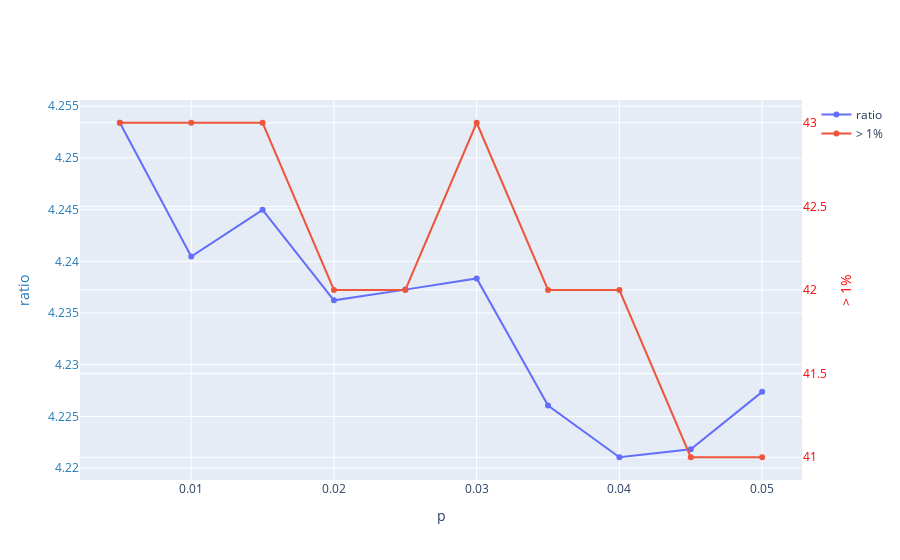

The notebook cell saved with this chart:
### Code cell
fig = go.Figure()
#k = 8, pop size 100
fig.add_trace(go.Scatter(x=df_p['p'], y=df_p['ratio'], name="ratio", yaxis="y1"))
fig.add_trace(go.Scatter(x=df_p['p'], y=df_p['> 1%'], name="> 1%", yaxis="y2"))
fig.update_layout(
    xaxis=dict(title='p'),
    yaxis=dict(
        title="ratio",
        titlefont=dict(
            color="#1f77b4"
        ),
        tickfont=dict(
            color="#1f77b4"
        )
    ),
    yaxis2=dict(
        title="> 1%",
        titlefont=dict(
            color="red"
        ),
        tickfont=dict(
            color="red"
        ),
        anchor="free",
        overlaying="y",
        side="right",
        position=1
    ))
fig.show()

### Figure 1 — Plotly figure (JSON) as saved in the notebook; plotly's stock layout.template omitted (floating-point values rounded to 4 significant figures)
{"data": [{"name": "ratio", "type": "scatter", "x": [0.005, 0.01, 0.015, 0.02, 0.025, 0.03, 0.035, 0.04, 0.045, 0.05], "y": [4.253, 4.24, 4.245, 4.236, 4.237, 4.238, 4.226, 4.221, 4.222, 4.227], "yaxis": "y"}, {"name": "> 1%", "type": "scatter", "x": [0.005, 0.01, 0.015, 0.02, 0.025, 0.03, 0.035, 0.04, 0.045, 0.05], "y": [43, 43, 43, 42, 42, 43, 42, 42, 41, 41], "yaxis": "y2"}], "layout": {"xaxis": {"title": {"text": "p"}}, "yaxis": {"tickfont": {"color": "#1f77b4"}, "title": {"font": {"color": "#1f77b4"}, "text": "ratio"}}, "yaxis2": {"anchor": "free", "overlaying": "y", "position": 1, "side": "right", "tickfont": {"color": "red"}, "title": {"font": {"color": "red"}, "text": "> 1%"}}}}
